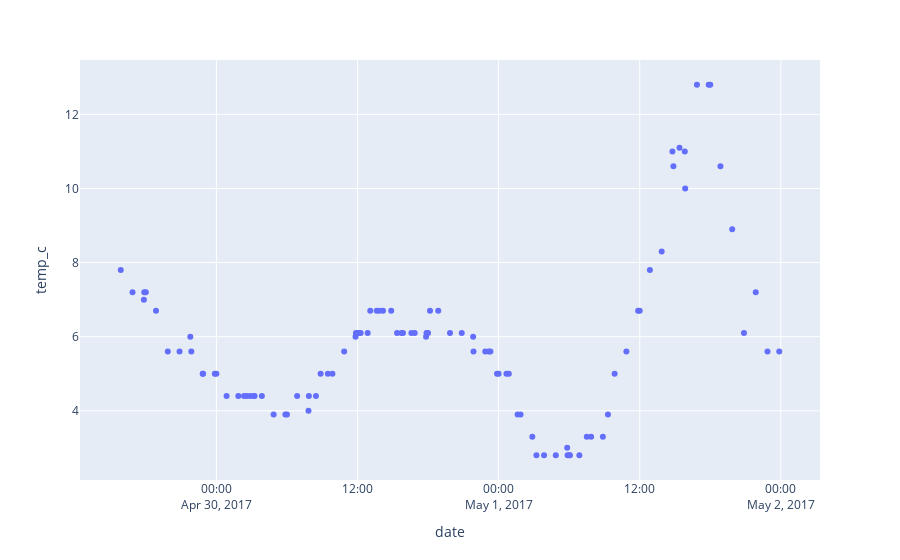

The code cell stored with this chart in its notebook:
### Markdown cell above
What is the first thing you notice about this plotted data? Does it help if we look at a smaller subset?

### Code cell
px.scatter(data[-100:], x='date', y='temp_c')
